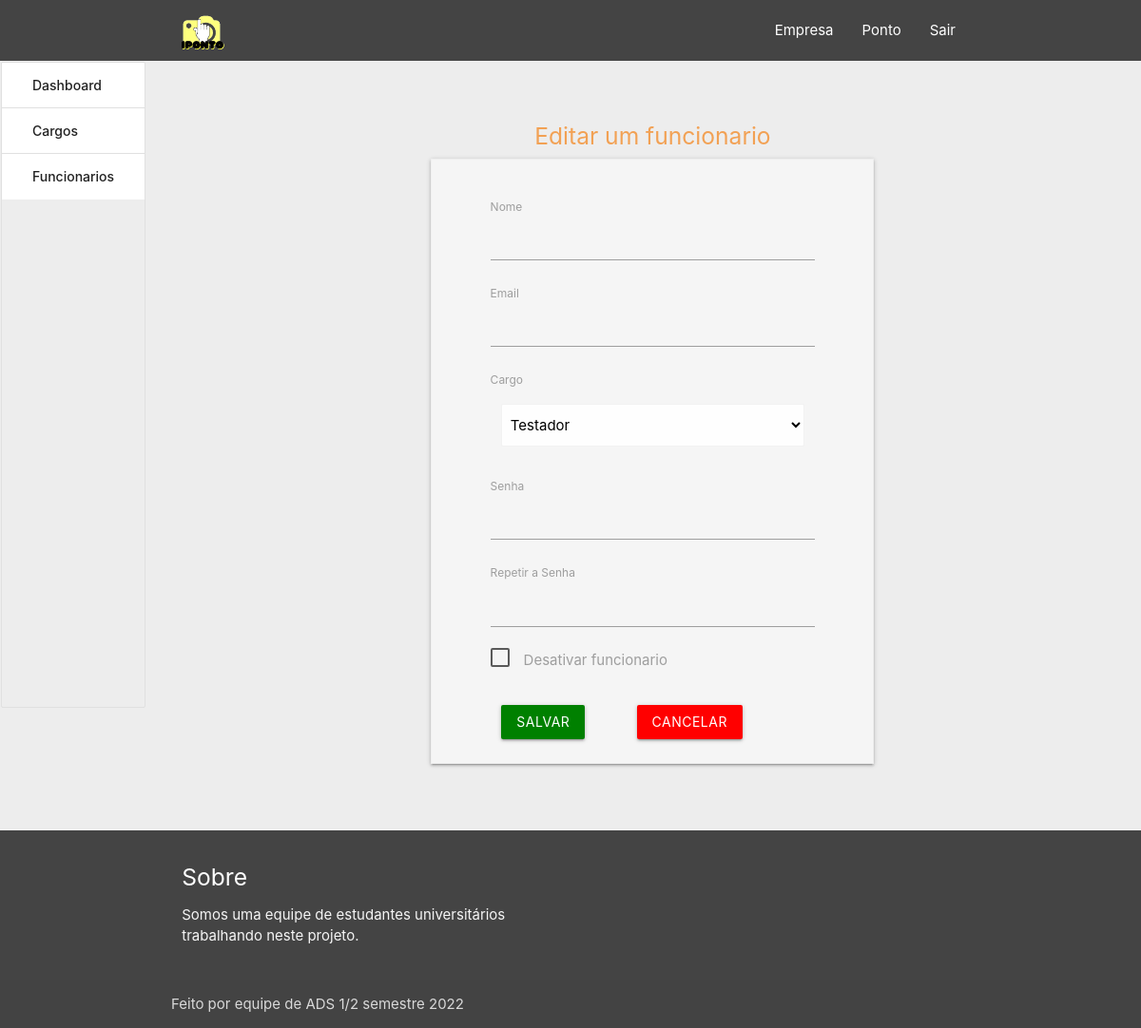
Page /funcionario/2/editar (signed in) on the earlier database version.
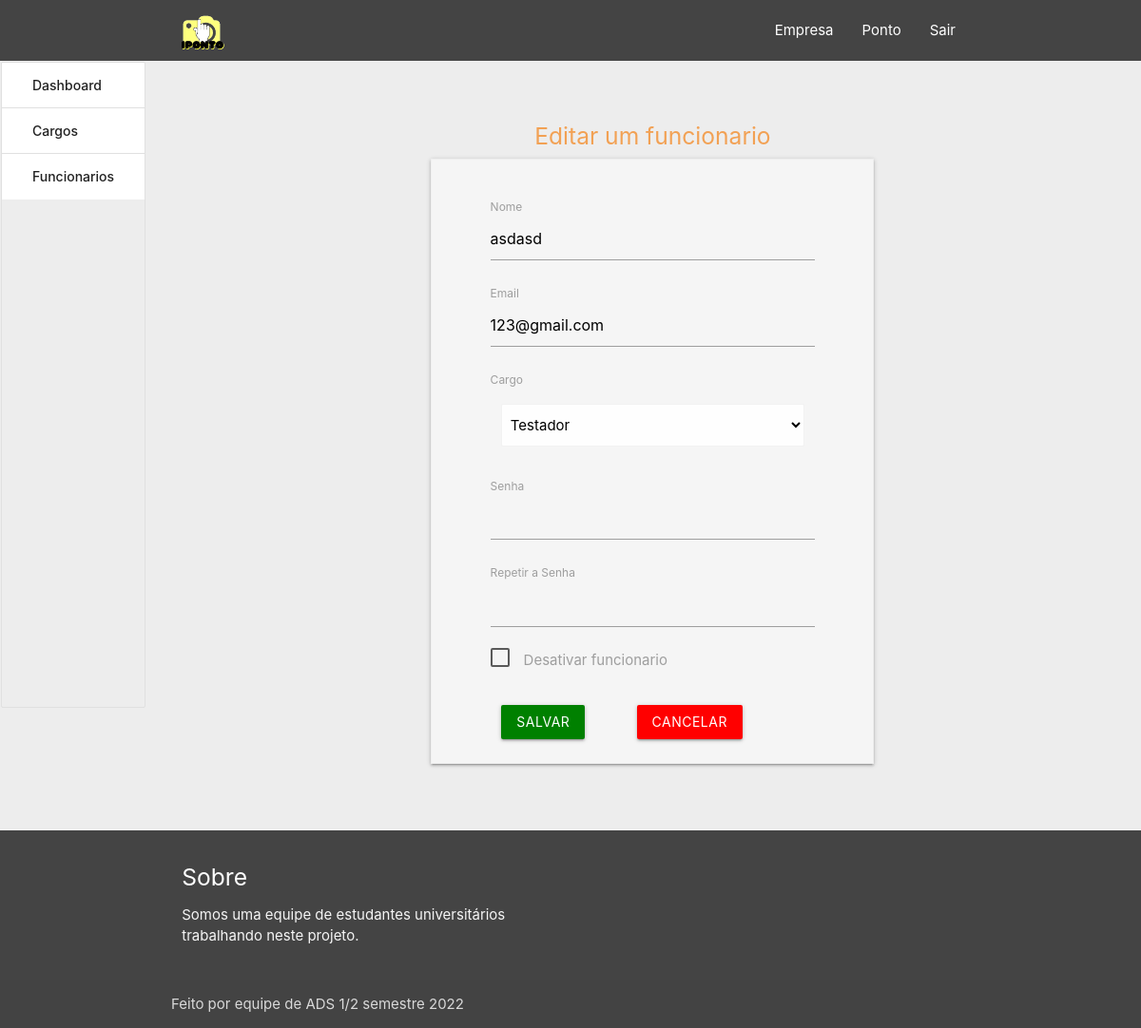
Same page on the later database version.
### app/models/funcionario.py (models this page shows, shortened)
class Funcionario(db.Model):
    __table_args__ = (
        db.UniqueConstraint('id_funcionario', 'cpf', 'id_empresa', name='unique_funcionario'),
    )
    id_funcionario = db.Column(db.Integer, primary_key=True, autoincrement=True)
    nome = db.Column(db.String(40), nullable=False)
    cpf = db.Column(db.String(11), nullable=False)
    email = db.Column(db.String(40), nullable=False)
    senha = db.Column(db.String(20), nullable=False)
    id_cargo = db.Column(db.Integer, db.ForeignKey('cargo.id_cargo'), nullable=False)
    id_empresa = db.Column(db.Integer, db.ForeignKey('empresa.id_empresa'), nullable=False)
    data_criacao = db.Column(db.DateTime, default=datetime.datetime.now())
    id_status = db.Column(db.Integer)
    empresas = db.relationship('Empresa', back_populates='funcionarios')
    cargo = db.relationship('Cargo', backref='funcionarios', lazy=True)
    funcionario_ponto = db.relationship('Funcionario_ponto', backref='funcionario', lazy=True)

### app/routes.py (the view)
@app.route('/funcionario/<id>/editar', methods=['GET', 'POST'])
@helper.token_required
def editar_funcionario(current_user, id):
    if current_user[1] == 0:
        logado = helper.token_validate(request)
        form = FuncionarioEdiar()
        if request.method == 'GET':
            countries_list = [(i.id_cargo, i.titulo) for i in cargo.cargo_by_id_empresa(current_user[0].id_empresa)]
            form.idCargo.choices = countries_list
            funci = funcionario.funcionario_by_id(id)
            if funci:
                form.senha.data = ""
                form.nome.data = funci.nome
                form.idCargo.data = funci.id_cargo
                form.cpf.data = funci.cpf
                form.email.data = funci.email
        if request.method == 'POST':
            funci = funcionario.funcionario_by_id(id)
            if funci:
                form.cpf.data = funci.cpf
            return funcionario.update_funcionario(form)
        return render_template('editar_funcionario.html', form=form, error=None, logado=logado, id=id,
                               title="Editar funcionario")
    return redirect('/detalhes')

### app/forms/editar_funcionario.py
class FuncionarioEdiar(FlaskForm):
    nome = StringField(
        'Nome',
        [
            DataRequired()
        ]
    )
    cpf = StringField(
        'CPF',
        [
            DataRequired()
        ]
    )
    email = StringField(
        'Email',
        [
            Email(message='Not a valid email address.'),
            DataRequired()
        ]
    )
    idCargo = SelectField(
        'Cargo',
        [
            DataRequired()
        ],
        choices=[],
        coerce=int
    )
    senha = PasswordField(
        'Senha'
    )
    confirmSenha = PasswordField(
        'Repetir a Senha',
        [
            EqualTo('senha', message='Passwords must match.')
        ]
    )
    desabilitado = BooleanField(
        'Desabilitar'
    )
    submit = SubmitField('Salvar')

### app/views/cargo.py (called while the page is built)
def cargo_by_id_empresa(id_empresa):
    try:
        return Cargo.query.filter(Cargo.id_empresa == id_empresa).filter(Cargo.id_status == 1).all()
    except:
        return None

### app/views/empresa.py (called while the page is built)
def empresa_by_cnpj(cnpj):
    try:
        return Empresa.query.filter(Empresa.cnpj == cnpj).one()
    except:
        return None

### app/templates/editar_funcionario.html (shortened to what this page needs)
{% extends "detalhe_layout.html" %}
{% block empresa %}
<div style="display: inline-flex;flex-direction: column;align-items: center; padding: 25px;">
    <h5 style="color: #F2A154;">Editar um funcionario</h5>
    <div class="z-depth-1 grey lighten-4 row" style="display: inline-block; padding: 32px 48px 0px 48px; border: 1px solid #EEE;">
        <form method="POST" action="/funcionario/{{ id }}/editar">
            <fieldset class="form-field" style="border: 0; text-align: left;">
                {{ form.nome.label }}
                {{ form.nome }}
            </fieldset>
            <fieldset class="form-field" style="border: 0; text-align: left;">
                {{ form.email.label }}
                {{ form.email }}
            </fieldset>
            <fieldset class="form-field" style="border: 0; text-align: left;">
                {{ form.idCargo.label(style="margin: 0px") }}
                <div class="input-field col s12">
                    {{ form.idCargo(style="display: block;width: 100%;") }}
                </div>
            </fieldset>
            <fieldset class="form-field" style="border: 0; text-align: left;">
                {{ form.senha.label }}
                {{ form.senha }}
            </fieldset>
            <fieldset class="form-field" style="border: 0; text-align: left;">
                {{ form.confirmSenha.label }}
                {{ form.confirmSenha }}
            </fieldset>
            <fieldset class="form-field" style="border: 0; text-align: left;">
                <label>
                    <span>Desativar funcionario</span>
                </label>
            </fieldset>
            <button class="btn waves-effect waves-light" type="submit" id="enviar" style="margin: 25px;background-color: green;">Salvar</button>
            <a href="/funcionarios"><button class="btn waves-effect waves-light" type="button" style="margin: 25px;background-color: red">Cancelar</button></a>
        </form>
    </div>
</div>
{% endblock %}

Differences in the rows shown:
added Funcionario: nome "asdasd", email "123@gmail.com"
